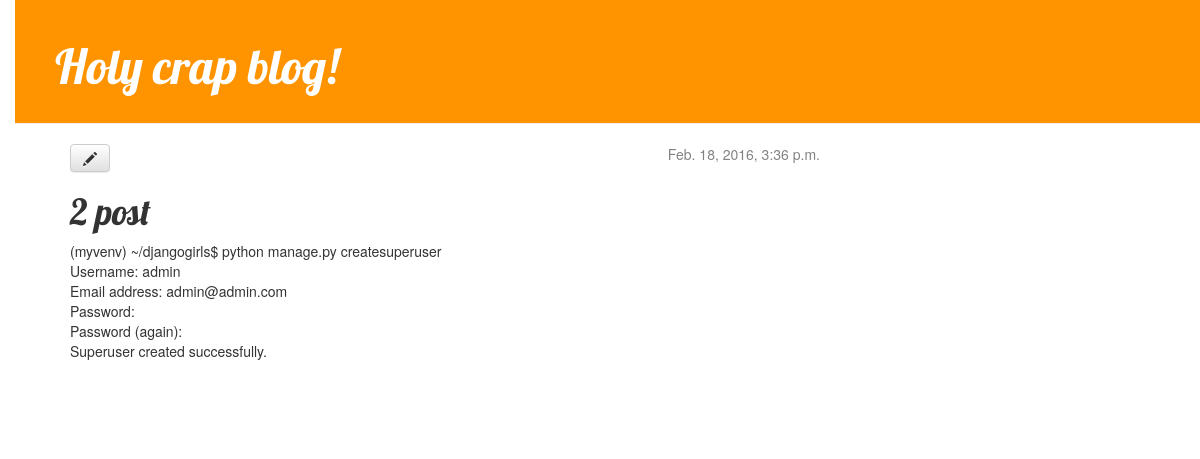
The app's page /post/2/ with its own data.
### blog/models.py (models this page shows, shortened)
class Post(models.Model):
    author = models.ForeignKey('auth.User')
    title = models.CharField(max_length=200)
    text = models.TextField()
    created_date = models.DateTimeField(
            default=timezone.now)
    published_date = models.DateTimeField(
            blank=True, null=True)

### blog/views.py (the view)
# urls.py: url(r'^post/(?P<pk>[0-9]+)/$', views.post_detail, name='post_detail'),
def post_detail(request, pk):
        post = get_object_or_404(Post, pk=pk)
        return render(request, 'blog/post_detail.html', {'post': post})

### blog/templates/blog/post_detail.html
{% extends 'blog/base.html' %}
    {% block content %}
        <div class="post">
            {% if post.published_date %}
                <div class="date">
                    {{ post.published_date }}
                </div>
            {% endif %}
			<a class="btn btn-default" href="{% url 'post_edit' pk=post.pk %}"><span class="glyphicon glyphicon-pencil"></span></a>
            <h1>{{ post.title }}</h1>
            <p>{{ post.text|linebreaks }}</p>
        </div>
    {% endblock %}

### blog/static/css/blog.css (style rules this page uses)
body { padding-left: 15px; }
h1, h2, h3, h4 { font-family: 'Lobster', cursive; }
.date { float: right; color: #828282; }
.post { margin-bottom: 70px; }

### records on screen
Post: published_date "Feb. 18, 2016, 3:36 p.m.", title "2 post", text "(myvenv) ~/djangogirls$ python manage.py createsuperuser Username: admin Email address: admin@admin.com Password: Password (again): Superuser created successfully."
